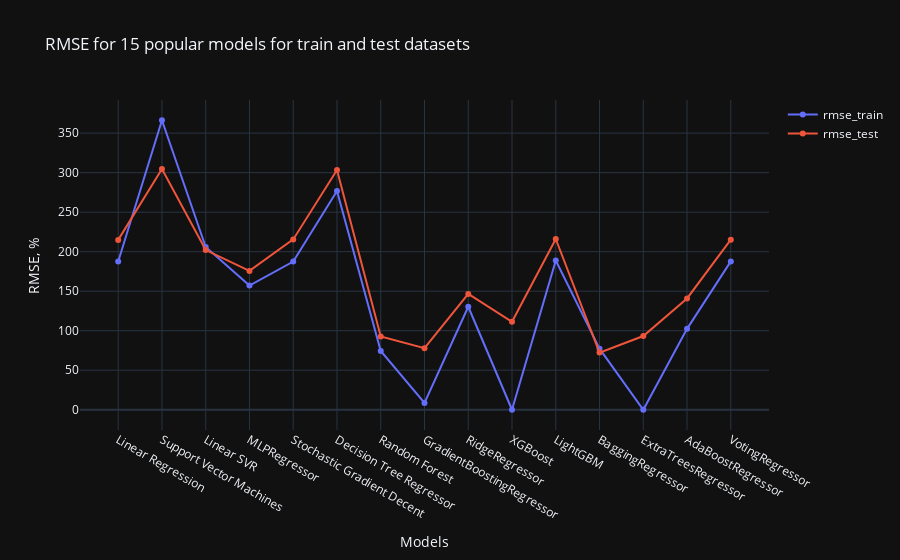

Notebook cell for this chart:
### Code cell
# Plot with plotly dark theme
import plotly.graph_objects as go
fig = go.Figure()
fig.add_trace(go.Scatter(x=models['Model'], y=models['rmse_train'], name='rmse_train'))
fig.add_trace(go.Scatter(x=models['Model'], y=models['rmse_test'], name='rmse_test'))
fig.update_layout(title='RMSE for 15 popular models for train and test datasets',
                   xaxis_title='Models',
                   yaxis_title='RMSE, %')
fig.update_layout(template='plotly_dark')
fig.show()

### Figure 1 — Plotly figure (JSON) as saved in the notebook; plotly's stock layout.template omitted (floating-point values rounded to 4 significant figures)
{"data": [{"name": "rmse_train", "x": ["Linear Regression", "Support Vector Machines", "Linear SVR", "MLPRegressor", "Stochastic Gradient Decent", "Decision Tree Regressor", "Random Forest", "GradientBoostingRegressor", "RidgeRegressor", "XGBoost", "LightGBM", "BaggingRegressor", "ExtraTreesRegressor", "AdaBoostRegressor", "VotingRegressor"], "y": [187.5, 366.3, 205.9, 157.1, 187.6, 276.9, 74.38, 8.69, 130.3, 0.0, 188.8, 77.29, 0.0, 102.4, 187.7], "type": "scatter"}, {"name": "rmse_test", "x": ["Linear Regression", "Support Vector Machines", "Linear SVR", "MLPRegressor", "Stochastic Gradient Decent", "Decision Tree Regressor", "Random Forest", "GradientBoostingRegressor", "RidgeRegressor", "XGBoost", "LightGBM", "BaggingRegressor", "ExtraTreesRegressor", "AdaBoostRegressor", "VotingRegressor"], "y": [214.9, 304.7, 202.1, 175.7, 215.5, 303.3, 92.79, 77.93, 146.5, 111.3, 216.0, 72.33, 93.27, 140.8, 215.2], "type": "scatter"}], "layout": {"title": {"text": "RMSE for 15 popular models for train and test datasets"}, "xaxis": {"title": {"text": "Models"}}, "yaxis": {"title": {"text": "RMSE, %"}}}}
